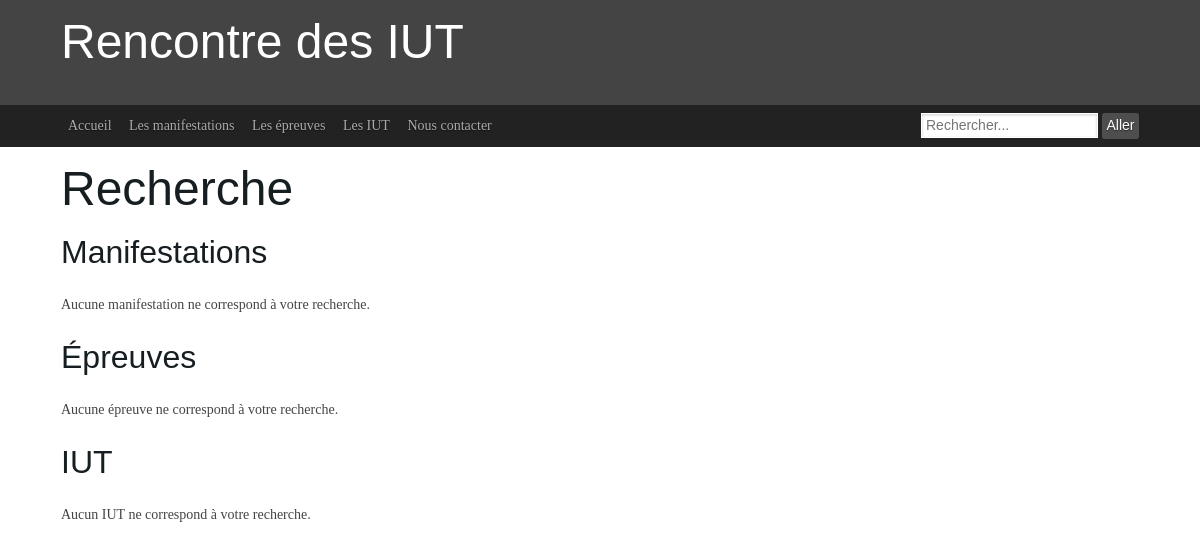
The app's page /recherche.php?recherche=La Rochelle February 2013, older data.
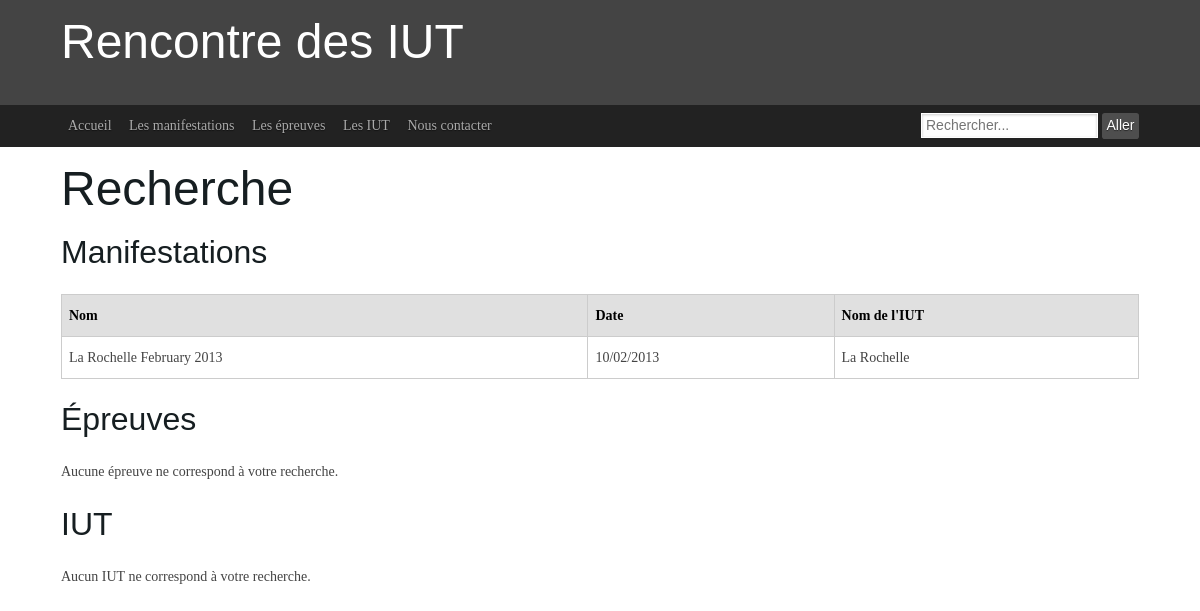
The same page, newer data.
### tables this page shows
create table manifestation (
numMan int(5) not null auto_increment,
nomMan varchar(80),
dateMan date,
noIut int(5) not null,
primary key (numMan),
foreign key (noIut) references iut(noIut) on update cascade on delete cascade
);

create table iut (
noIut int(5) not null auto_increment,
nomIut varchar(80),
adresse varchar(80),
nbEtudiants int(5),
primary key (noIut)
);

### include/queryUtil.php (called while the page is built, shortened)
<?php
function query($query) {
    $bdd = mysqli_connect('aquassaut.pwnz.org','proje','tbdd','projet');
    $result = mysqli_query($bdd, $query);
    $array_sultat = [];
    $compteur = 0;
    while($row = $result->fetch_row()) {
        $array_sultat[$compteur] = $row;
        $compteur += 1;
    }
    return $array_sultat;
}
?>

### view/rechercheView.php (called while the page is built)
<?php
require_once "include/queryUtil.php";
function searchInManif($string2search)
{
    $q = 'select numMan, nomMan, date_format(dateMan, "%d/%m/%Y"), nomIut
          from manifestation as m
          inner join iut i on m.noIut = i.noIut
          where nomMan like "%'.$string2search.'%"
          or dateMan like "%'.$string2search.'%"
          or nomIUT like "%'.$string2search.'%";';
    return query($q);
}
function searchInEpreuves($string2search) {
    $q = 'select * from epreuve
        where intitule like "%'.$string2search.'%"
        order by intitule;';
    return query($q);
}
function searchInIUT($string2search) {
    $q = 'select * from iut
        where nomIut like "%'.$string2search.'%"
        or adresse like "%'.$string2search.'%"
        or nbEtudiants like "%'.$string2search.'%"
        order by nomIut;';
    return query($q);
}
?>

### recherche.php (the view, shortened to what this page needs)
<?php
require_once "include/pageTemplate.php";
require_once "view/rechercheView.php";
function printSearchManif($string2search)
{
    $manifs = searchInManif($string2search);
    echo('<h2>Manifestations</h2>');
    if (count($manifs) === 0) {
        echo('
                    <article class="ym-content">
                        <p>Aucune manifestation ne correspond à votre recherche.</p>
                    </article>
        ');
        return;
    }
    echo('
                    <article class="ym-content">
                        <table class="bordertable">
                            <thead>
                                <tr>
                                    <th>Nom</th>
                                    <th>Date</th>
                                    <th>Nom de l\'IUT</th>
                                </tr>
                            </thead>
                            <tbody>
    ');
    foreach($manifs as $manif) {
        echo('
                                <tr>
                                    <td>'.$manif[1].'</td>
                                    <td>'.$manif[2].'</td>
                                    <td>'.$manif[3].'</td>
                                </tr>
        ');
    }
    echo('
                            </tbody>
                        </table>
                    </article>
    ');
}
function printSearchIUT($string2search)
{
    $iut = searchInIUT($string2search);
    echo('<h2>IUT</h2>');
    if (count($iut) === 0) {
        echo('
                    <article class="ym-content">
                        <p>Aucun IUT ne correspond à votre recherche.</p>
                    </article>
        ');
        return;
    }
}
function printSearchEpreuves($string2search)
{
    $epreuves = searchInEpreuves($string2search);
    echo('<h2>Épreuves</h2>');
    if (count($epreuves) === 0) {
        echo('
                    <article class="ym-content">
                        <p>Aucune épreuve ne correspond à votre recherche.</p>
                    </article>
        ');
        return;
    }
}
pheader("Recherche");
$string2search = "";
if (isset($_GET['recherche'])) {
    $string2search = $_GET['recherche'];
}
printSearchManif($string2search);
printSearchEpreuves($string2search);
printSearchIUT($string2search);
pfooter();
?>

### include/pageTemplate.php (shortened to what this page needs)
<?php
function pheader($pageName) {
    $pages = [
        ["index.php", "Accueil"],
        ["manifs.php", "Les manifestations"],
        ["epreuves.php", "Les épreuves"],
        ["iut.php", "Les IUT"],
        ["contact.php", "Nous contacter"]
    ];
    $caller = -1;
    $title = '';
    if ($caller === -1) {
        $title .= $pageName;
    } else {
        $title .= $pages[$caller][1];
    }
    echo ('
<!DOCTYPE html>
<html>
<head>
    <meta charset="utf-8">
    <title>Site des manifestations inter-IUT</title>
    <link rel="stylesheet" type="text/css" href="lib/yaml/yaml/core/base.css">
    <link rel="stylesheet" type="text/css" href="lib/yaml/yaml/forms/gray-theme.css">
    <link rel="stylesheet" type="text/css" href="lib/yaml/yaml/navigation/hlist.css">
    <link rel="stylesheet" type="text/css" href="lib/yaml/yaml/navigation/vlist.css">
    <link rel="stylesheet" type="text/css" href="lib/yaml/yaml/screen/screen-FULLPAGE-layout.css">
    <link rel="stylesheet" type="text/css" href="lib/yaml/yaml/screen/typography.css">
    <link rel="stylesheet" type="text/css" href="lib/yaml/yaml/modifs.css">
    <script src="include/utils.js"></script>
</head>
<body>
    <header>
        <div class="ym-wrapper">
            <div class="ym-wbox">
                <hgroup>
                    <h1> Rencontre des IUT </h1>
                </hgroup>
            </div>
        </div>
    </header>
    <nav id="nav">
        <div class="ym-wrapper">
            <div class= "ym-hlist">
                <ul>
    ');
    foreach($pages as $page) {
        if ($pageName === $page[0]) {
            echo('
                    <li class="active"><a href="'.$page[0].'">'.$page[1].'</a></li>
            ');
        } else {
            echo('
                    <li><a href="'.$page[0].'">'.$page[1].'</a></li>
            ');
        }
    }
    echo('
                </ul>
                <form class="ym-searchform" action="recherche.php" method="get">
                    <input class="ym-searchfield" name="recherche" type="search" placeholder="Rechercher...">
                    <input class="ym-searchbutton" type="submit" value="Aller">
                </form>
            </div>
        </div>
    </nav>
    <main>
        <div class="ym-wrapper">
            <div class="ym-wbox">
                <h1>'.$title.'</h1>
                <section class="ym-grid linearize-level-1">
    ');
}
function pfooter() {
    echo ('
                </section>
            </div>
        </div>
    </main>
    <footer>
    </footer>
</body>
</html>
    ');
}

Row changes from the older to the newer data that the page shows:
now on this page (row edited): manifestation: nomMan "La Rochelle February 2013", manif "10/02/2013", noIut.nomIut "La Rochelle"
Text that changed along with them:
text no longer shown: "Aucune manifestation ne correspond à votre recherche."
text now shown: "Nom Date Nom de l ' IUT"
